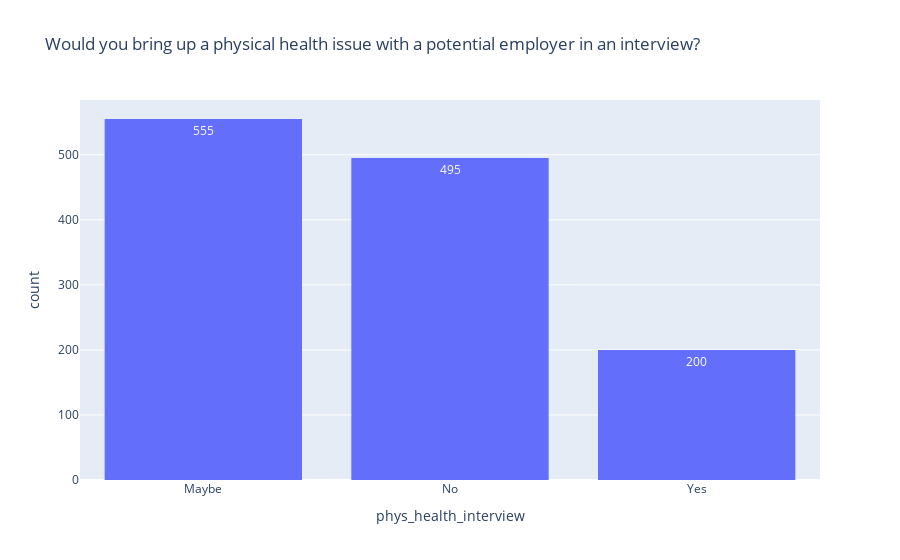

Here is the notebook cell this chart was saved with:
### Code cell
px.histogram(df, x = 'phys_health_interview', 
             text_auto=True,
             title='Would you bring up a physical health issue with a potential employer in an interview?')

### Figure 1 — Plotly figure (JSON) as saved in the notebook; plotly's stock layout.template omitted (floating-point values rounded to 4 significant figures; data arrays with more than 128 entries replaced by an {"elided": "..."} marker saying what was removed)
{"data": [{"alignmentgroup": "True", "bingroup": "x", "hovertemplate": "phys_health_interview=%{x}<br>count=%{y}<extra></extra>", "legendgroup": "", "marker": {"color": "#636efa", "pattern": {"shape": ""}}, "name": "", "offsetgroup": "", "orientation": "v", "showlegend": false, "texttemplate": "%{value}", "type": "histogram", "x": {"elided": "1250 str values"}, "xaxis": "x", "yaxis": "y"}], "layout": {"barmode": "relative", "legend": {"tracegroupgap": 0}, "title": {"text": "Would you bring up a physical health issue with a potential employer in an interview?"}, "xaxis": {"anchor": "y", "domain": [0, 1], "title": {"text": "phys_health_interview"}}, "yaxis": {"anchor": "x", "domain": [0, 1], "title": {"text": "count"}}}}
